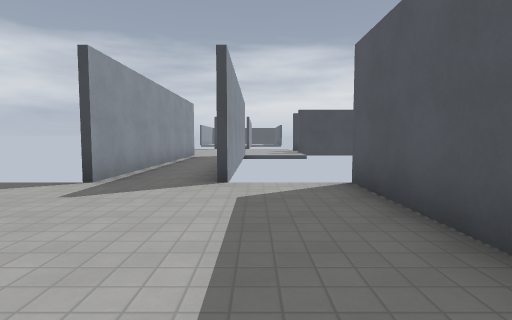
view 1 (above)

18 first-person views from a walk through a Godot game level. The camera is 1.3 m above the floor, tilts 4° down and sees 80° across. The floor is counted in squares, 2 m on a side. Each view is taken from the middle of a square. On the plan, view 1 faces up. The plan holds only what a view shows up to about 10 squares ahead; the rest is blank. The place goes on beyond the plan. Surface patterns are stand-ins for the level's own textures.

view 2
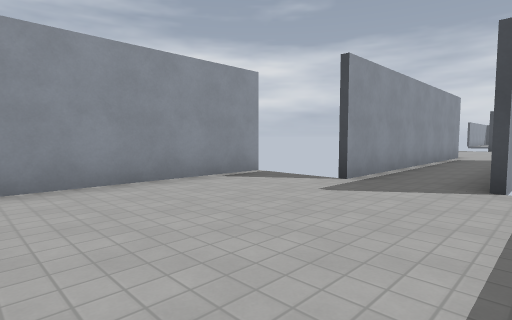

view 3
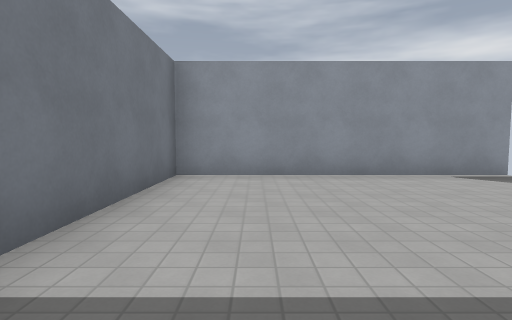

view 4
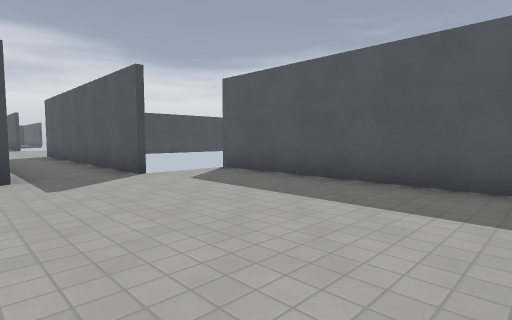

view 5
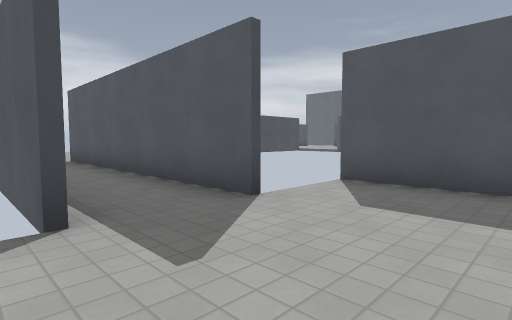

view 6
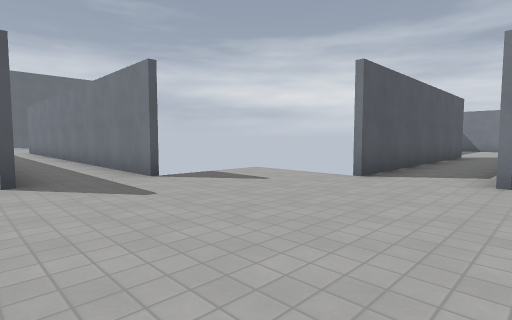

view 7
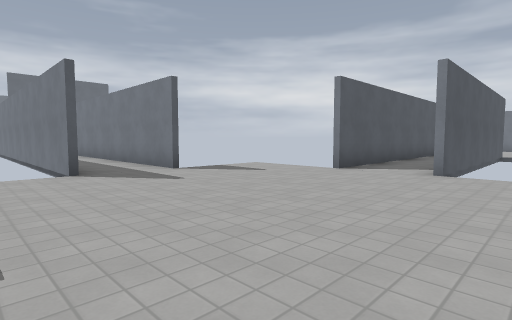

view 8
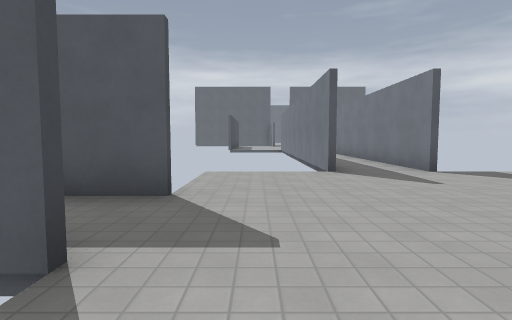

view 9
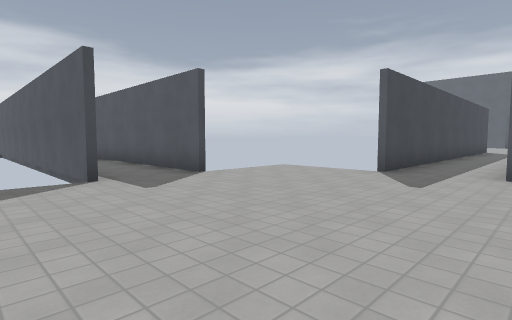

view 10
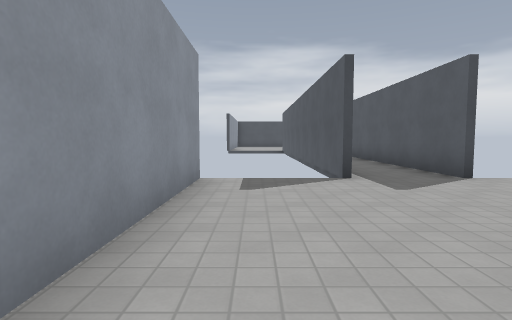

view 11
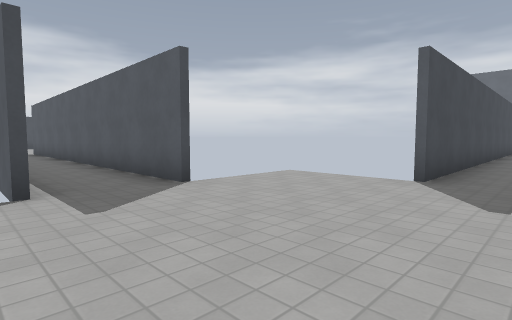

view 12
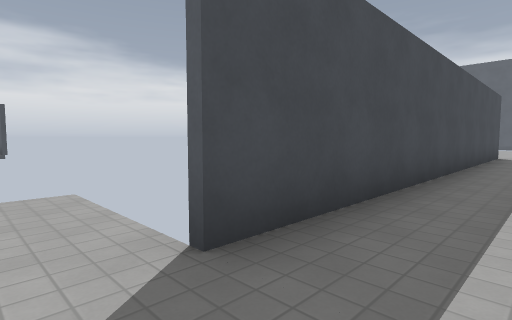

view 13
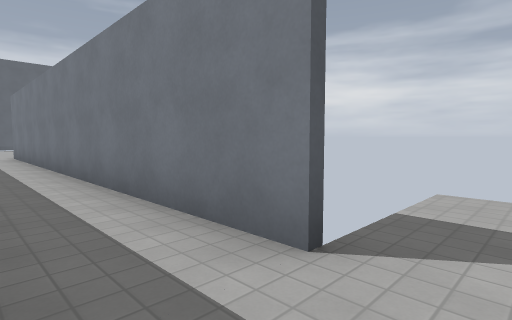

view 14
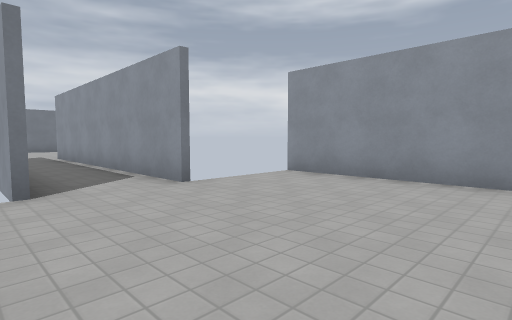

view 15
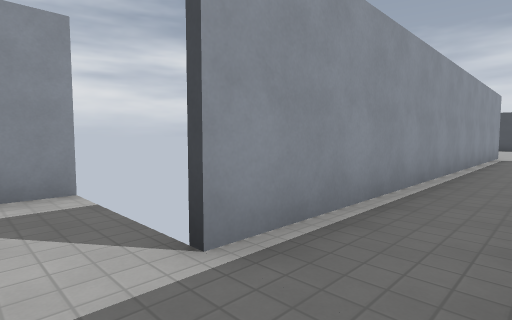

view 16
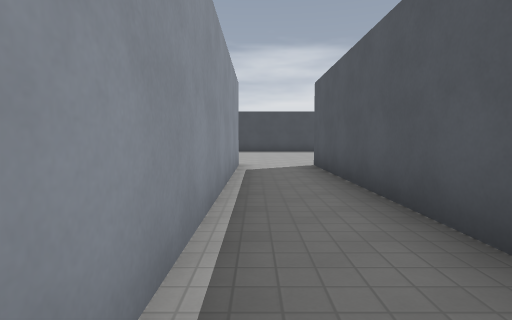

view 17
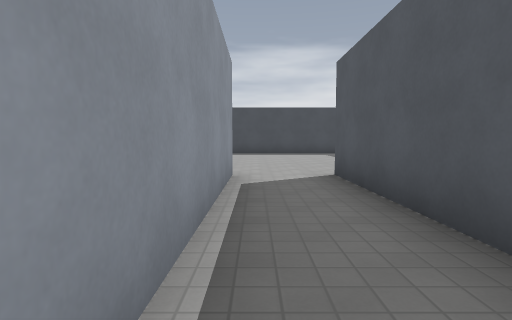

view 18
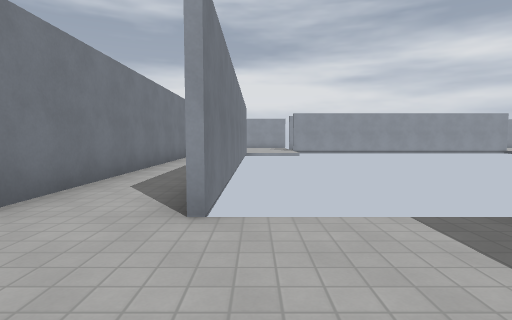

### Floor plan
Key: @ floor where view 1 was taken; # wall or solid block; . floor.
Columns run from 5 left of view 1 to 16 right of it. Each row starts with its distance up from view 1.
 35    ...
 34   ....
 33   ....
 32    ...
 31    ...
 30   #..#
 29   #..#
 28   #..#
 27   #..#
 26   #..#
 25   #..#
 24   #..#
 23   #..#
 22   #..#
 21   #..#
 20   #..#
 19 # #..#
 18 #......            ..
 17 #......############...
 16 #....................
 15 #...................
 14 #......############
 13 #......
 12 # #..#
 11   #..#
 10   #..#
  9   #..#
  8   #..#
  7   #..#
  6   #..#
  5 # #..# #
  4 #......#
  3 #......#
  2 #......#
  1 #......#
  0 #....@.#
 -1 #......#
 -2 #####

Where each view was taken, in squares from view 1:
view 1: 0 up, 0 right, facing up
view 2: 0 up, 0 right, facing up-left
view 3: 0 up, 1 right, facing left
view 4: 1 down, 3 left, facing up-right
view 5: 2 up, 3 left, facing up-right
view 6: 17 up, 3 left, facing down-right
view 7: 18 up, 4 left, facing down-right
view 8: 18 up, 4 left, facing right
view 9: 14 up, 4 left, facing up-right
view 10: 14 up, 4 left, facing up
view 11: 15 up, 3 left, facing up-right
view 12: 15 up, 1 right, facing up-right
view 13: 16 up, 1 right, facing down-right
view 14: 16 up, 0 right, facing down-left
view 15: 18 up, 1 left, facing up-left
view 16: 23 up, 2 left, facing up
view 17: 25 up, 2 left, facing up
view 18: 17 up, 16 right, facing left
